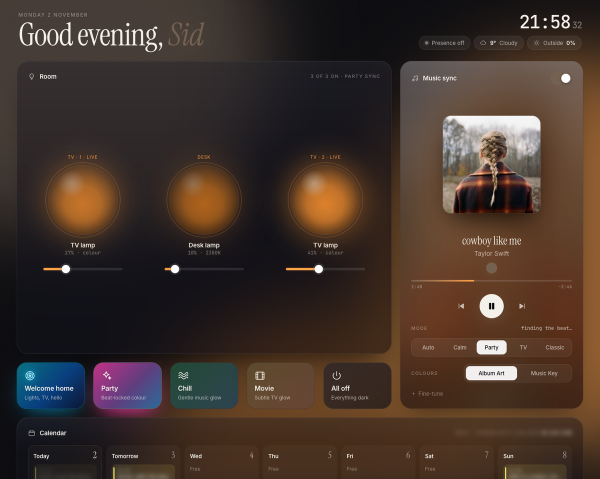
#> input picture docs/hub.png, 1200 x 958 px, given in place of tv-desktop.png, which was not available (shown at 1/2 size)
$ python readme_images.py
#> lines starting #> are read from the running program, lines starting #| are printed output that depends on the picture
"""Regenerate the README's pictures from the Hub's demo mode: made-up data, so nothing personal is ever in them.

  .venv/bin/python frontend/readme_images.py      (the Hub is served by Home Assistant, so ./home up first)

Writes docs/hero.jpg (the screensaver on a TV and the Hub on a phone), docs/hub.jpg (the top of the Hub),
docs/hub-money.jpg, docs/hub-health.jpg and docs/tv.jpg (the TV layout on a TV). The photos in them are the guest
set: Wikimedia Commons landscapes, each credited on screen.
"""
import os
import subprocess
import sys
import tempfile
from pathlib import Path

from PIL import Image

ROOT = Path(__file__).resolve().parent.parent
DOCS = ROOT / "docs"
CHROME = "/Applications/Google Chrome.app/Contents/MacOS/Google Chrome"
SHOT = [sys.executable, str(ROOT / "frontend" / "screenshot.py")]

FRAME = """<!doctype html><html><head><meta charset="utf-8"><style>
html, body { margin: 0; width: {w}px; height: {h}px; overflow: hidden; background: #07070b; }
.bg { position: absolute; inset: 0; background:
  radial-gradient(60% 70% at 8% 0%, rgba(255,79,139,.42), transparent 60%),
  radial-gradient(55% 70% at 100% 100%, rgba(91,75,255,.45), transparent 60%),
  radial-gradient(40% 50% at 60% 0%, rgba(255,154,61,.18), transparent 70%); }
.tv { position: absolute; left: {tvx}px; top: {tvy}px; width: {tvw}px; }
.tv .screen { width: 100%; aspect-ratio: 16 / 9; border-radius: 10px; overflow: hidden; background: #000;
  box-shadow: 0 0 0 12px #0c0c10, 0 0 0 13px #2a2a33, 0 60px 120px -30px rgba(0,0,0,.9), 0 0 140px -20px rgba(255,120,150,.35); }
.tv .screen img { width: 100%; height: 100%; object-fit: cover; display: block; }
.tv .stand { width: 18%; height: 54px; margin: 13px auto 0; background: linear-gradient(#17171d, #0c0c10); }
.tv .base { width: 34%; height: 10px; margin: 0 auto; border-radius: 6px; background: #1a1a21; }
.phone { position: absolute; left: {px}px; top: {py}px; width: {pw}px; aspect-ratio: 9 / 19.5; border-radius: 58px;
  background: #0b0b0f; padding: 13px; box-sizing: border-box;
  box-shadow: 0 0 0 2px #34343e, 0 50px 110px -20px rgba(0,0,0,.95), 0 0 90px -20px rgba(123,108,255,.45); }
.phone .screen { width: 100%; height: 100%; border-radius: 46px; overflow: hidden; position: relative; background: #07070b; }
.phone .screen img { width: 100%; display: block; }
.phone .island { position: absolute; top: 12px; left: 50%; width: 31%; height: 30px; transform: translateX(-50%);
  border-radius: 20px; background: #000; z-index: 2; }
</style></head><body><div class="bg"></div>{body}</body></html>"""


def shoot(out: Path, **env):
    subprocess.run(SHOT + [str(out)], check=True, capture_output=True, env={**os.environ, "HUB_DEMO": "1", **env})
#> (this line was passed over: subprocess is not available in this run)


def compose(html: str, w: int, h: int, out: Path, scale: int = 2):
    page = out.with_suffix(".html")
    page.write_text(html)
    png = out.with_suffix(".frame.png")
    subprocess.run([CHROME, "--headless=new", "--disable-gpu", "--allow-file-access-from-files", "--hide-scrollbars",
                    f"--force-device-scale-factor={scale}", f"--window-size={w},{h}", f"--screenshot={png}",
                    f"file://{page}"], check=True, capture_output=True)
    return Image.open(png)


def save(im: Image.Image, name: str, width: int):
    im = im.convert("RGB")
    if im.width > width:
        im = im.resize((width, round(im.height * width / im.width)), Image.LANCZOS)
    im.save(DOCS / name, quality=86, optimize=True, progressive=True)
    print(f"docs/{name}: {im.width}x{im.height}, {(DOCS / name).stat().st_size // 1024} KB")


def frame(**kw) -> str:
    html = FRAME
    for k, v in kw.items():
        html = html.replace("{" + k + "}", str(v))
    return html


def main():
    with tempfile.TemporaryDirectory() as d:
        t = Path(d)
        shoot(t / "hub", HUB_SCALE="2", HUB_CLIP="^#calendar #invest #health")
        shoot(t / "ambient", HUB_QUERY="ambient=1", HUB_SIZE="1920x1080")
        shoot(t / "tv", HUB_QUERY="tv=1", HUB_SIZE="1920x1080")
        Image.open(t / "tv-desktop.png").crop((0, 0, 1920, 1080)).save(t / "tv-screen.png")
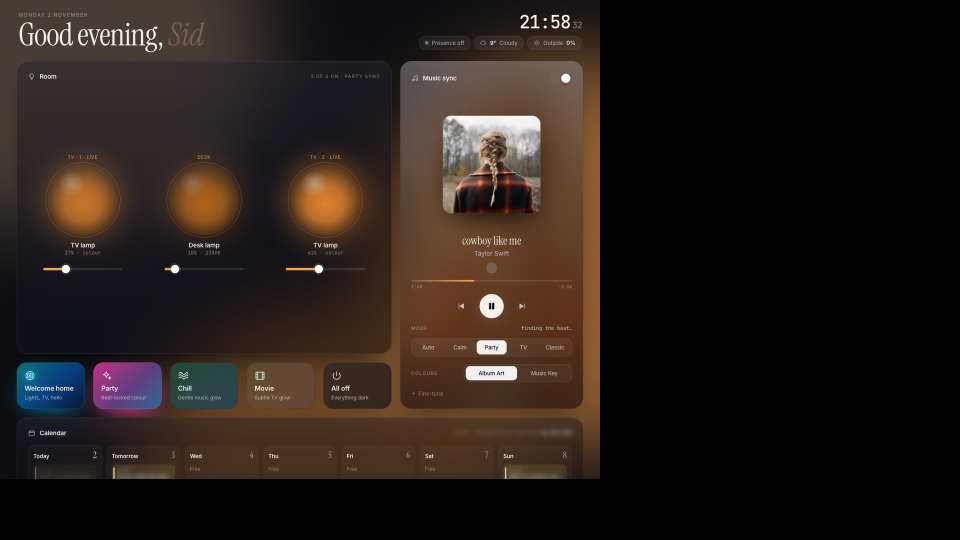
#> saved as tv-screen.png: PIL image 1920x1080 RGB (shown at 1/2 size); mean R, G, B 37.3, 28.6, 24.1
        Image.open(t / "hub-phone.png").crop((0, 0, 780, 1690)).save(t / "phone-screen.png")
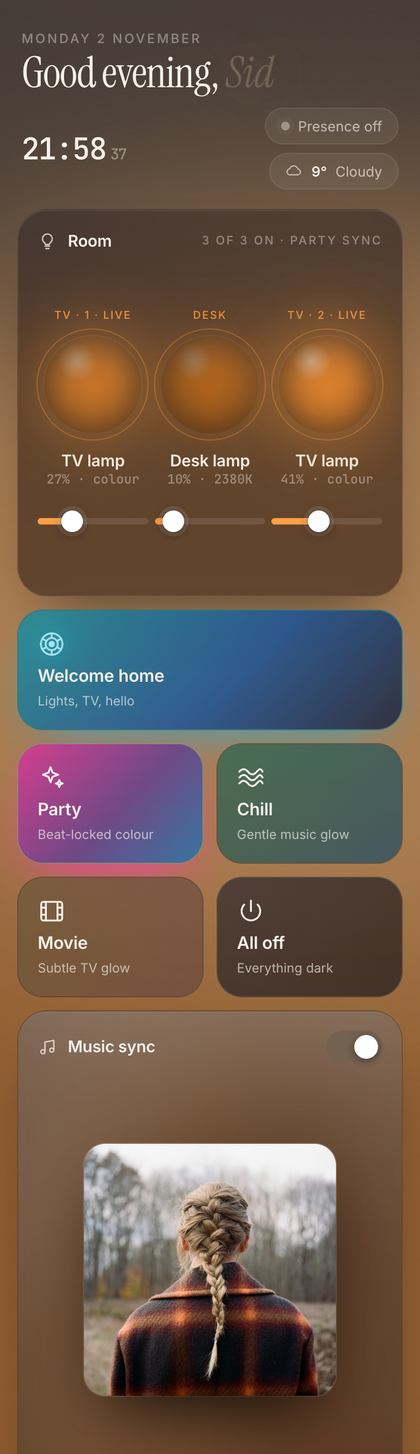
#> input picture docs/hub-phone.png, 420 x 1454 px, found by its file name
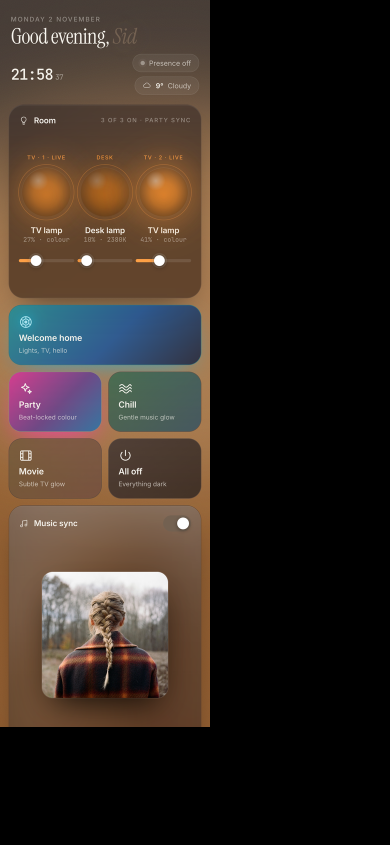
#> saved as phone-screen.png: PIL image 780x1690 RGB (shown at 1/2 size); mean R, G, B 50, 40.7, 34.3

        save(Image.open(t / "hub-desktop-top.png"), "hub.jpg", 2400)
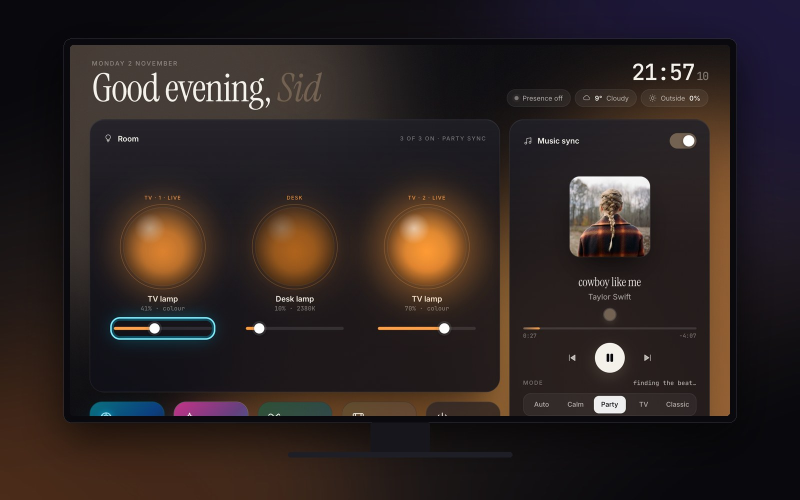
#> input picture docs/tv-app.jpg, 1600 x 1000 px, given in place of hub-desktop-top.png, which was not available (shown at 1/2 size)
#> in save, im is the input picture: PIL image 1600x1000 RGB; mean R, G, B 45.4, 35.8, 33.9
#| docs/hub.jpg: 1600x1000, 328 KB
        save(Image.open(t / "hub-desktop-invest.png"), "hub-money.jpg", 2400)
#| docs/hub-money.jpg: 1600x1000, 240 KB
#> (the run stopped early here; a loop or call above may not have finished)
